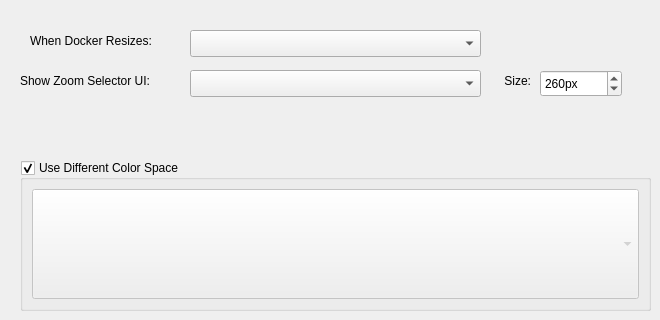
     <widget class="QWidget" name="tab_general">
      <attribute name="title">
       <string>Behavior</string>
      </attribute>
      <widget class="QGroupBox" name="useDifferentColorSpaceCheckbox">
       <property name="geometry">
        <rect>
         <x>20</x>
         <y>160</y>
         <width>631</width>
         <height>151</height>
        </rect>
       </property>
       <property name="minimumSize">
        <size>
         <width>0</width>
         <height>0</height>
        </size>
       </property>
       <property name="title">
        <string>Use Different Color Space</string>
       </property>
       <property name="checkable">
        <bool>true</bool>
       </property>
       <layout class="QVBoxLayout" name="verticalLayout_10">
        <item>
         <widget class="KisColorSpaceSelector" name="colorSpace">
          <property name="enabled">
           <bool>false</bool>
          </property>
          <property name="sizePolicy">
           <sizepolicy hsizetype="Preferred" vsizetype="Preferred">
            <horstretch>0</horstretch>
            <verstretch>0</verstretch>
           </sizepolicy>
          </property>
         </widget>
        </item>
       </layout>
      </widget>
      <widget class="QComboBox" name="dockerResizeOptionsComboBox">
       <property name="enabled">
        <bool>true</bool>
       </property>
       <property name="geometry">
        <rect>
         <x>190</x>
         <y>30</y>
         <width>291</width>
         <height>27</height>
        </rect>
       </property>
      </widget>
      <widget class="QComboBox" name="zoomSelectorOptionComboBox">
       <property name="geometry">
        <rect>
         <x>190</x>
         <y>70</y>
         <width>291</width>
         <height>27</height>
        </rect>
       </property>
      </widget>
      <widget class="QLabel" name="label_3">
       <property name="geometry">
        <rect>
         <x>30</x>
         <y>30</y>
         <width>151</width>
         <height>21</height>
        </rect>
       </property>
       <property name="text">
        <string>When Docker Resizes:</string>
       </property>
      </widget>
      <widget class="QLabel" name="label_5">
       <property name="geometry">
        <rect>
         <x>20</x>
         <y>70</y>
         <width>161</width>
         <height>21</height>
        </rect>
       </property>
       <property name="text">
        <string>Show Zoom Selector UI:</string>
       </property>
      </widget>
      <widget class="QLabel" name="label_11">
       <property name="geometry">
        <rect>
         <x>490</x>
         <y>70</y>
         <width>41</width>
         <height>21</height>
        </rect>
       </property>
       <property name="text">
        <string>Size:</string>
       </property>
       <property name="alignment">
        <set>Qt::AlignRight|Qt::AlignTrailing|Qt::AlignVCenter</set>
       </property>
      </widget>
      <widget class="QSpinBox" name="popupSize">
       <property name="geometry">
        <rect>
         <x>540</x>
         <y>70</y>
         <width>82</width>
         <height>27</height>
        </rect>
       </property>
       <property name="suffix">
        <string>px</string>
       </property>
       <property name="minimum">
        <number>100</number>
       </property>
       <property name="maximum">
        <number>1000</number>
       </property>
       <property name="singleStep">
        <number>10</number>
       </property>
       <property name="value">
        <number>260</number>
       </property>
      </widget>
     </widget>
